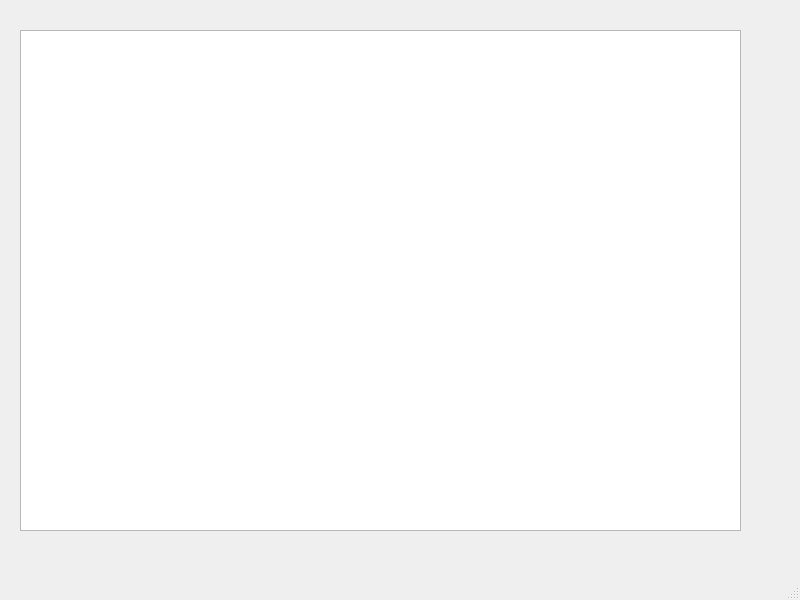
<?xml version="1.0" encoding="UTF-8"?>
<ui version="4.0">
 <class>patientvisits</class>
 <widget class="QMainWindow" name="patientvisits">
  <property name="geometry">
   <rect>
    <x>0</x>
    <y>0</y>
    <width>800</width>
    <height>600</height>
   </rect>
  </property>
  <property name="windowTitle">
   <string>MainWindow</string>
  </property>
  <widget class="QWidget" name="centralwidget">
   <widget class="QTableWidget" name="twVisits">
    <property name="geometry">
     <rect>
      <x>20</x>
      <y>30</y>
      <width>721</width>
      <height>501</height>
     </rect>
    </property>
   </widget>
  </widget>
  <widget class="QMenuBar" name="menubar">
   <property name="geometry">
    <rect>
     <x>0</x>
     <y>0</y>
     <width>800</width>
     <height>21</height>
    </rect>
   </property>
  </widget>
  <widget class="QStatusBar" name="statusbar"/>
 </widget>
 <resources/>
 <connections/>
</ui>
